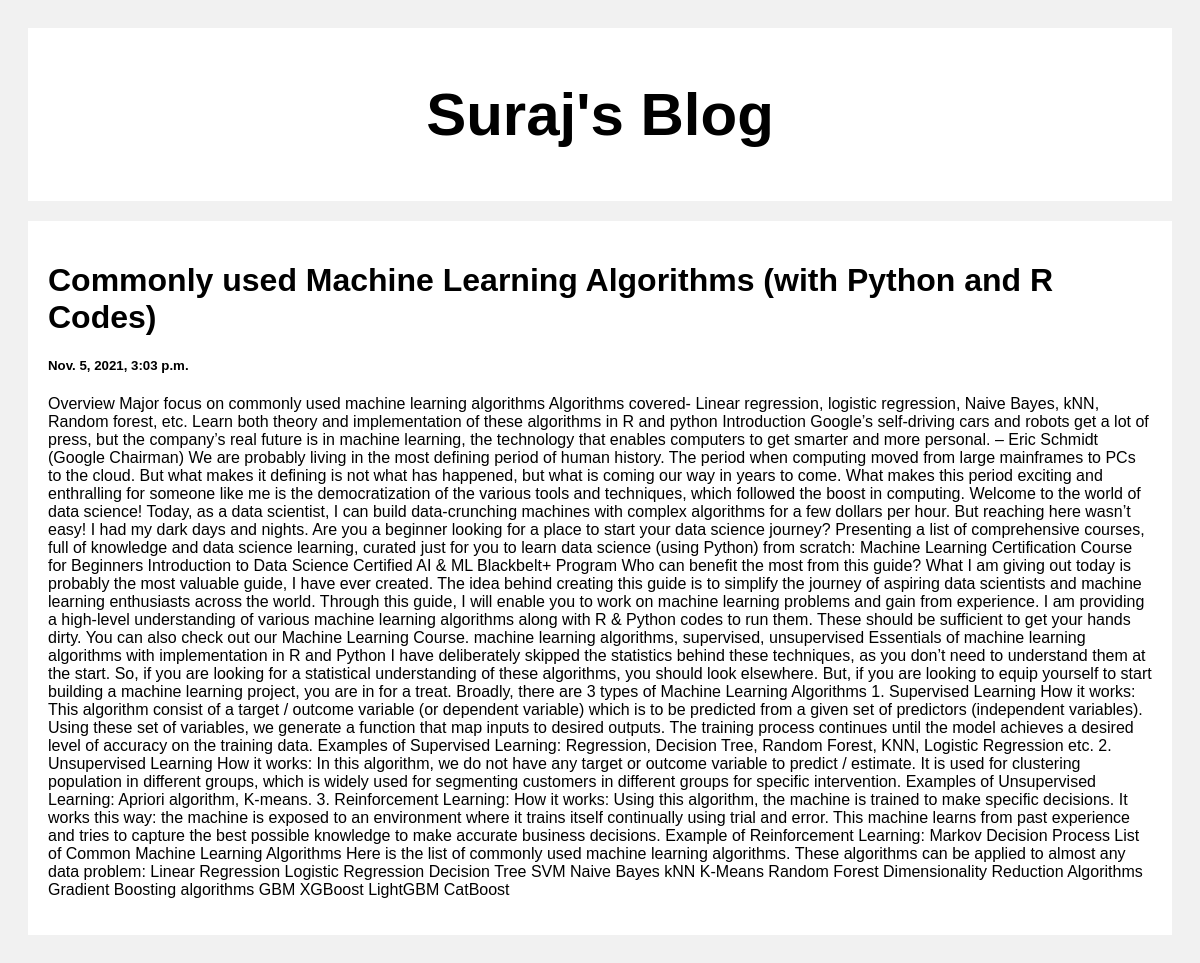
Screenshot of /post/2 with the database file from the repository.
### posts/models.py (models this page shows)
class Post(models.Model):
    title = models.CharField(max_length=100)
    body = models.CharField(max_length=1000000)
    created_at = models.DateTimeField(default=datetime.now, blank=True)

### posts/views.py (the view)
# urls.py: path('post/<str:pk>', views.post, name='post')
def post(request, pk):
    posts = Post.objects.get(id=pk)
    return render(request, 'posts.html', {'posts': posts})

### templates/posts.html (shortened to what this page needs)
<!DOCTYPE html>
<html>
<head>
</head>
<body>
<div class="header">
  <h2>Suraj's Blog</h2>
</div>
<div class="row">
  <div class="leftcolumn">
    <div class="card">
        <h1>{{posts.title}}</h1>
        <h5>{{posts.created_at}}</h5>
        <p>{{posts.body}}</p>
    </div>
  </div>
</div>
</body>
</html>

### templates/posts.html (style rules this page uses)
* { box-sizing: border-box; }
body { font-family: Arial; padding: 20px; background: #f1f1f1; }
.header { padding: 2px; font-size: 40px; text-align: center; background: white; }
.leftcolumn { float: left; width: 100%; }
.card { background-color: white; padding: 20px; margin-top: 20px; }
.row:after { content: ""; display: table; clear: both; }

### rows the page displays
Post: title "Commonly used Machine Learning Algorithms (with Python and R Codes)", created_at "Nov. 5, 2021, 3:03 p.m.", body "Overview Major focus on commonly used machine learning algorithms Algorithms covered- Linear regression, logistic regression, Naive Bayes, kNN, Random forest, etc. Learn both theory and implementation of these algorithms in R and python Introduction Google’s self-driving cars and robots get a lot of press, but the company’s real future is in machine learning, the technology that enables computers to get smarter and more personal. – Eric Schmidt (Google Chairman) We are probably living in the most defining period of human history. The period when computing moved from large mainframes to PCs to the cloud. But what makes it defining is not what has happened, but what is coming our way in years…"
